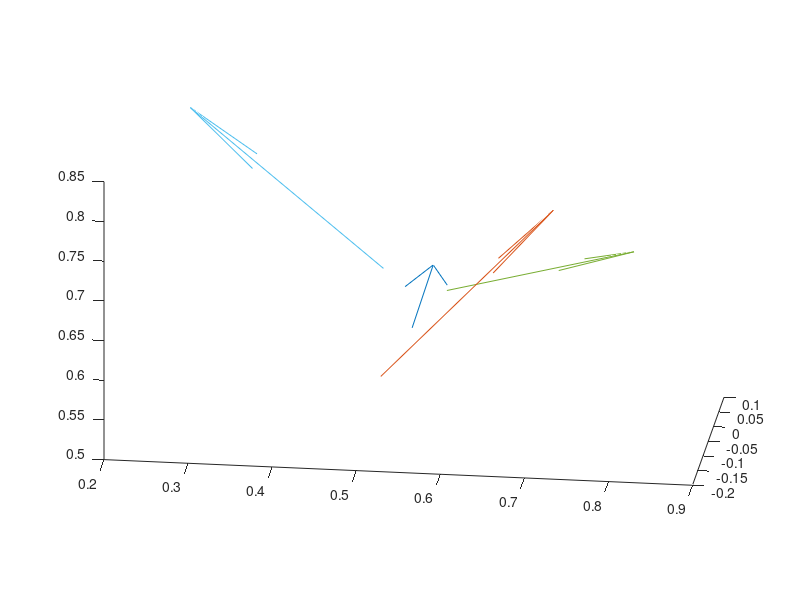

This figure's MATLAB source: (Note: this script raises an error after producing the figure.)
format shorte;
clc, clf, hold on;

d = 3;

view([10 40 30])
daspect([1 1 1])

%% std

nt = 15;
np = 8;
t = 0:2*pi/nt:2*pi;
p = 0:pi/np:pi;

% XYZsq = [sqrt(2) 0 0; 0 sqrt(2) 0; 0 0 sqrt(2); 0 0 0];
XYZsq = [-1.0 -1.0/sqrt(3.0) -1.0/sqrt(6.0);
1.0 -1.0/sqrt(3.0) -1.0/sqrt(6.0);
0.0 0.0  -1.0/sqrt(6.0)+sqrt(2/3);
0.0 2.0/sqrt(3.0) -1.0/sqrt(6.0)]; % same result



LHS = [2*XYZsq ones(d+1,1)];
RHS = sum(XYZsq.^2,2);
abcd = LHS\RHS;
r = sqrt(abcd(d+1)+sum(abcd(1:d).^2));
% [abcd(1:d)' r]

subplot(1,2,1); 
hold on;
view([10 80 30])
daspect([1 1 1])

plot3(XYZsq(:,1),XYZsq(:,2),XYZsq(:,3),'-bo');
XYZsq = XYZsq([3 1 4 2],:);
plot3(XYZsq(:,1),XYZsq(:,2),XYZsq(:,3),'-bo');

XYZ = zeros((np+1)*(nt+1),d);
XYZ(:,1) = abcd(1)+r*reshape(cos(t)'*sin(p),(np+1)*(nt+1),1);
XYZ(:,2) = abcd(2)+r*reshape(sin(t)'*sin(p),(np+1)*(nt+1),1) ;
XYZ(:,3) = abcd(3)+r*reshape(ones(size(t))'*cos(p),(np+1)*(nt+1),1);
% plot3(XYZ(:,1),XYZ(:,2),XYZ(:,3),'ro');


XYZ = 1/3*[sum(XYZsq([1 2 3],:));
           sum(XYZsq([1 2 4],:));
           sum(XYZsq([1 3 4],:));
           sum(XYZsq([2 3 4],:))];

LHS = [2*XYZ ones(d+1,1)];
RHS = sum(XYZ.^2,2);
abcd = LHS\RHS;
r = sqrt(abcd(d+1)+sum(abcd(1:d).^2));
% [abcd(1:d)' r]

% Computed from below (largest contained sphere):
abcd(1:d) = [ 0  0 -1.093897997411785e-001];
r = 2.988584907226846e-001; 
rIn = r;


nt = 150;
np = 80;
t = 0:2*pi/nt:2*pi;
p = 0:pi/np:pi;

XYZ = zeros((np+1)*(nt+1),d);
XYZ(:,1) = abcd(1)+r*reshape(cos(t)'*sin(p),(np+1)*(nt+1),1);
XYZ(:,2) = abcd(2)+r*reshape(sin(t)'*sin(p),(np+1)*(nt+1),1) ;
XYZ(:,3) = abcd(3)+r*reshape(ones(size(t))'*cos(p),(np+1)*(nt+1),1);
plot3(XYZ(:,1),XYZ(:,2),XYZ(:,3),'ko');


% Smallest possible enclosing sphere
abcd(1:d) = [0 0 -1/sqrt(6)];
r = 2*sqrt(3)/3;
rOut = r;

nt = 15;
np = 8;
t = 0:2*pi/nt:2*pi;
p = 0:pi/np:pi;

XYZ = zeros((np+1)*(nt+1),d);
XYZ(:,1) = abcd(1)+r*reshape(cos(t)'*sin(p),(np+1)*(nt+1),1);
XYZ(:,2) = abcd(2)+r*reshape(sin(t)'*sin(p),(np+1)*(nt+1),1) ;
XYZ(:,3) = abcd(3)+r*reshape(ones(size(t))'*cos(p),(np+1)*(nt+1),1);
plot3(XYZ(:,1),XYZ(:,2),XYZ(:,3),'go');

disp('12T:')
[rIn rOut rOut/rIn]


%% eq

nt = 15;
np = 8;
t = 0:2*pi/nt:2*pi;
p = 0:pi/np:pi;

XYZeq = [-1.0 -1.0/sqrt(3.0) -1.0/sqrt(6.0);
1.0 -1.0/sqrt(3.0) -1.0/sqrt(6.0);
0.0 2.0/sqrt(3.0) -1.0/sqrt(6.0);
0.0 0.0  3.0/sqrt(6.0)];

LHS = [2*XYZeq ones(d+1,1)];
RHS = sum(XYZeq.^2,2);
abcd = LHS\RHS;
r = sqrt(abcd(d+1)+sum(abcd(1:d).^2));
rOut = r;
% [abcd(1:d)' r]


subplot(1,2,2);
hold on;
view([10 80 30])
daspect([1 1 1])

plot3(XYZeq(:,1),XYZeq(:,2),XYZeq(:,3),'-bo');
XYZeq = XYZeq([3 1 4 2],:);
plot3(XYZeq(:,1),XYZeq(:,2),XYZeq(:,3),'-bo');

XYZ = zeros((np+1)*(nt+1),d);
XYZ(:,1) = r*reshape(cos(t)'*sin(p),(np+1)*(nt+1),1);
XYZ(:,2) = r*reshape(sin(t)'*sin(p),(np+1)*(nt+1),1) ;
XYZ(:,3) = r*reshape(ones(size(t))'*cos(p),(np+1)*(nt+1),1);
plot3(XYZ(:,1),XYZ(:,2),XYZ(:,3),'ro');





XYZ = 1/3*[sum(XYZeq([1 2 3],:));
           sum(XYZeq([1 2 4],:));
           sum(XYZeq([1 3 4],:));
           sum(XYZeq([2 3 4],:))];

LHS = [2*XYZ ones(d+1,1)];
RHS = sum(XYZ.^2,2);
abcd = LHS\RHS;
r = sqrt(abcd(d+1)+sum(abcd(1:d).^2));
rIn = r;
% [abcd(1:d)' r]


nt = 150;
np = 80;
t = 0:2*pi/nt:2*pi;
p = 0:pi/np:pi;

XYZ = zeros((np+1)*(nt+1),d);
XYZ(:,1) = abcd(1)+r*reshape(cos(t)'*sin(p),(np+1)*(nt+1),1);
XYZ(:,2) = abcd(2)+r*reshape(sin(t)'*sin(p),(np+1)*(nt+1),1) ;
XYZ(:,3) = abcd(3)+r*reshape(ones(size(t))'*cos(p),(np+1)*(nt+1),1);
plot3(XYZ(:,1),XYZ(:,2),XYZ(:,3),'ko');

disp('Eq T:')
[rIn rOut rOut/rIn]


% error('exiting');

%% smallest contained sphere

%% 2D
% d = 2;
% Nf = d+1;
% 
% t_s = [0 0 0];
% t_t = [1 5 9]*pi/6;
% 
% nr = zeros(Nf,d);
% 
% for f = 1:Nf
%     nr(f,1) =  cos(t_s(f))*cos(t_t(f));
% 	nr(f,2) =  cos(t_s(f))*sin(t_t(f));
% end
% 
% XYZeq = [-1.0 -1.0/sqrt(3.0);
%           1.0 -1.0/sqrt(3.0);
%           0.0 2.0/sqrt(3.0)];
%       
% X = XYZeq(:,1); Y = XYZeq(:,2);
%       
% LHS = [X(3)-X(2) 0 0 -nr(1,1) -1 0;
%        Y(3)-Y(2) 0 0 -nr(1,2) 0 -1;
%        0 X(3)-X(1) 0 -nr(2,1) -1 0;
%        0 Y(3)-Y(1) 0 -nr(2,2) 0 -1;
%        0 0 X(2)-X(1) -nr(3,1) -1 0;
%        0 0 Y(2)-Y(1) -nr(3,2) 0 -1];
% 
% RHS = -[X(2) Y(2) X(1) Y(1) X(1) Y(1)]';
% 
% % LHS\RHS
% 
% LHS = XYZeq([1 3],:);
% RHS = ones(2,1);
% n = (LHS\RHS); n = n/norm(n,2);

%% 3D
clf;
hold on;
view([10 -80 30])
daspect([1 1 1])

d = 3;
Nf = d+1;

XYZ = [  5.1143e-01  0.0000e+00  6.6716e-01 
 3.8743e-01  0.0000e+00  5.2045e-01 
 5.9511e-01  2.2554e-01  7.7135e-01 
 6.1385e-01  0.0000e+00  4.4726e-01];
% XYZ = XYZsq;
% XYZ = [1/4*[2*[XYZsq(1,:)+XYZsq(2,:); XYZsq(1,:)+XYZsq(3,:); XYZsq(1,:)+XYZsq(4,:)]; sum(XYZsq,1)]];
% XYZ = [1/4*[2*[XYZsq(2,:)+XYZsq(1,:); XYZsq(2,:)+XYZsq(3,:); XYZsq(2,:)+XYZsq(4,:)]; sum(XYZsq,1)]];
% XYZ = [1/4*[2*[XYZsq(3,:)+XYZsq(1,:); XYZsq(3,:)+XYZsq(2,:); XYZsq(3,:)+XYZsq(4,:)]; sum(XYZsq,1)]];
% XYZ = [1/4*[2*[XYZsq(4,:)+XYZsq(1,:); XYZsq(4,:)+XYZsq(2,:); XYZsq(4,:)+XYZsq(3,:)]; sum(XYZsq,1)]];


FNodeInds = [[2 3 4]; [1 3 4]; [1 2 4]; [1 2 3]];

nr = zeros(Nf,d);

for f = 1:Nf
   XYZF =  XYZ(FNodeInds(f,:),:);
   
   Vec1 = XYZF(1,:)-XYZF(3,:);
   Vec2 = XYZF(2,:)-XYZF(3,:);
   
   n = cross(Vec1,Vec2);
   nr(f,:) = n/norm(n,2)
   
   n = [XYZ(FNodeInds(f,:),:)]\ones(d,1);
   nr(f,:) = n/norm(n,2);
   
  
   XF = 1/3*sum(XYZ(FNodeInds(f,:),1));
   YF = 1/3*sum(XYZ(FNodeInds(f,:),2));
   ZF = 1/3*sum(XYZ(FNodeInds(f,:),3));
   
   quiver3(XF,YF,ZF,nr(f,1),nr(f,2),nr(f,3),0.3)
   
end
nr
error('exiting')



LHS = zeros(12,12);
LHS(1:3,:) = [XYZ(2,:)'-XYZ(4,:)' XYZ(3,:)'-XYZ(4,:)' zeros(d,2) zeros(d,2) zeros(d,2) -nr(1,:)' -eye(d)];
LHS(4:6,:) = [zeros(d,2) XYZ(1,:)'-XYZ(4,:)' XYZ(3,:)'-XYZ(4,:)' zeros(d,2) zeros(d,2) -nr(2,:)' -eye(d)];
LHS(7:9,:) = [zeros(d,2) zeros(d,2) XYZ(1,:)'-XYZ(4,:)' XYZ(2,:)'-XYZ(4,:)' zeros(d,2) -nr(3,:)' -eye(d)];
LHS(10:12,:) = [zeros(d,2) zeros(d,2) zeros(d,2) XYZ(1,:)'-XYZ(3,:)' XYZ(2,:)'-XYZ(3,:)' -nr(4,:)' -eye(d)];

RHS = [-XYZ(4,:)'; -XYZ(4,:)'; -XYZ(4,:)'; -XYZ(3,:)'];

% format longe
% LHS\RHS





Inde = [ 1 2; 1 3; 1 4; 2 3; 2 4; 3 4];

Ne = 6;

lenE = zeros(Ne,1);

for e = 1:Ne
    lenE(e) = norm(XYZ(Inde(e,1),:)-XYZ(Inde(e,2),:),2);
end
% lenE
[~,IndlenEmax] = max(lenE);

XYZc = 1/2*(XYZ(2,:)+XYZ(4,:));

for i = 1:Nf
    r = norm(XYZ(i,:)-XYZc);
    [i r];
end

% LHS = [2*XYZ([2 3 4],1:2) ones(3,1)]
% RHS = sum(XYZ([2 3 4],1:2).^2,2)
% 







XYZp = XYZ;
plot3(XYZp(:,1),XYZp(:,2),XYZp(:,3),'-bo');
XYZp = XYZp([3 1 4 2],:);
plot3(XYZp(:,1),XYZp(:,2),XYZp(:,3),'-bo');

abcd = 1/2*(XYZ(Inde(IndlenEmax,1),:)+XYZ(Inde(IndlenEmax,2),:));
r = 0.5*norm(XYZ(Inde(IndlenEmax,1),:)-XYZ(Inde(IndlenEmax,2),:),2)

nt = 15*2;
np = 8*2;
t = 0:2*pi/nt:2*pi;
p = 0:pi/np:pi;

XYZp = zeros((np+1)*(nt+1),d);
XYZp(:,1) = abcd(1)+r*reshape(cos(t)'*sin(p),(np+1)*(nt+1),1);
XYZp(:,2) = abcd(2)+r*reshape(sin(t)'*sin(p),(np+1)*(nt+1),1) ;
XYZp(:,3) = abcd(3)+r*reshape(ones(size(t))'*cos(p),(np+1)*(nt+1),1);
% plot3(XYZp(:,1),XYZp(:,2),XYZp(:,3),'ko');

done = 1;

for i = 1:Nf
    check = norm(XYZ(i,:)-abcd(1:d),2)-r;
    [i norm(XYZ(i,:)-abcd(1:d),2) r norm(XYZ(i,:)-abcd(1:d),2)-r];
    if (check > 0.0)
        done = 0;
        break;
    end
end

if (done)
    error('found it.');
end


% case 2
for f = 1:Nf
    XYZc = XYZ(FNodeInds(f,:),:);

    abc_p = XYZc\ones(d,1);

    LHS = [2*XYZc ones(d,1); abc_p' 0];
    RHS = [sum(XYZc.^2,2); 1];

    abcd = LHS\RHS;
    r = sqrt(abcd(d+1)+sum(abcd(1:d).^2))
end

nt = 15*2;
np = 8*2;
t = 0:2*pi/nt:2*pi;
p = 0:pi/np:pi;

XYZp = zeros((np+1)*(nt+1),d);
XYZp(:,1) = abcd(1)+r*reshape(cos(t)'*sin(p),(np+1)*(nt+1),1);
XYZp(:,2) = abcd(2)+r*reshape(sin(t)'*sin(p),(np+1)*(nt+1),1) ;
XYZp(:,3) = abcd(3)+r*reshape(ones(size(t))'*cos(p),(np+1)*(nt+1),1);
plot3(XYZp(:,1),XYZp(:,2),XYZp(:,3),'ro');

error('exiting');


LHS = [2*XYZ ones(d+1,1)];
RHS = sum(XYZ.^2,2);
abcd = LHS\RHS;
r = sqrt(abcd(d+1)+sum(abcd(1:d).^2))

nt = 15*2;
np = 8*2;
t = 0:2*pi/nt:2*pi;
p = 0:pi/np:pi;

XYZp = zeros((np+1)*(nt+1),d);
XYZp(:,1) = abcd(1)+r*reshape(cos(t)'*sin(p),(np+1)*(nt+1),1);
XYZp(:,2) = abcd(2)+r*reshape(sin(t)'*sin(p),(np+1)*(nt+1),1) ;
XYZp(:,3) = abcd(3)+r*reshape(ones(size(t))'*cos(p),(np+1)*(nt+1),1);
plot3(XYZp(:,1),XYZp(:,2),XYZp(:,3),'go');



%%
1;
    

%% PYR base in split TET
error('exiting');
clc;

XYZ = [9.571669482429456e-01     4.217612826262750e-01     6.557406991565868e-01
     4.853756487228412e-01     9.157355251890671e-01     3.571167857418955e-02
     8.002804688888001e-01     7.922073295595544e-01     8.491293058687771e-01
     1.418863386272153e-01     9.594924263929030e-01     9.339932477575505e-01]
% XYZ = [1/4*[2*[XYZsq(1,:)+XYZsq(2,:); XYZsq(1,:)+XYZsq(3,:); XYZsq(1,:)+XYZsq(4,:)]; sum(XYZsq,1)]]

centroid = 1/4*(sum(XYZ,1));

XYZmid_e = 1/2*[XYZ(1,:)+XYZ(2,:);
                XYZ(1,:)+XYZ(3,:);
                XYZ(1,:)+XYZ(4,:);
                XYZ(2,:)+XYZ(3,:);
                XYZ(2,:)+XYZ(4,:);
                XYZ(3,:)+XYZ(4,:)];
            
for e = 1:6
    [e norm(centroid-XYZmid_e(e,:),2)]
end

clf;
hold on;
view([10 -80 30])
daspect([1 1 1])

plot3(XYZ(:,1),XYZ(:,2),XYZ(:,3),'-bo');
XYZ = XYZ([3 1 4 2],:);
plot3(XYZ(:,1),XYZ(:,2),XYZ(:,3),'-bo');

plot3(centroid(1),centroid(2),centroid(3),'rd');
for e = 1:6
    XYZp = [XYZmid_e(e,:); centroid];
    plot3(XYZp(:,1),XYZp(:,2),XYZp(:,3),'-rs');
end

